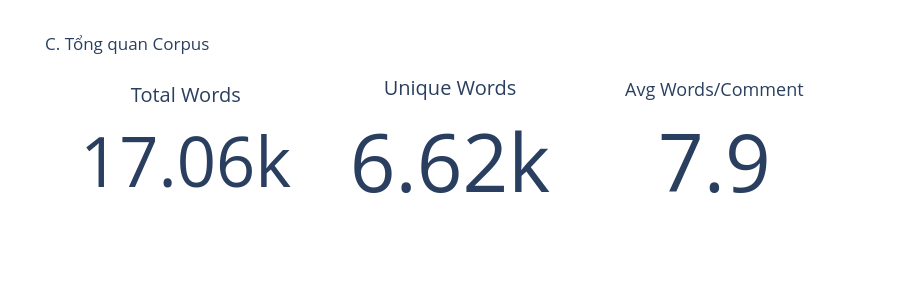

The cell this chart's notebook holds for it:
### Code cell
# C. Word Count Overview
total_words = len(all_words)
unique_words = len(set(all_words))
avg_length = df['cleaned_words'].apply(len).mean()

fig = go.Figure()

fig.add_trace(go.Indicator(
    mode = "number",
    value = total_words,
    title = {"text": "Total Words"},
    domain = {'row': 0, 'column': 0}
))

fig.add_trace(go.Indicator(
    mode = "number",
    value = unique_words,
    title = {"text": "Unique Words"},
    domain = {'row': 0, 'column': 1}
))

fig.add_trace(go.Indicator(
    mode = "number",
    value = avg_length,
    title = {"text": "Avg Words/Comment", "font": {"size": 18}},
    number = {"valueformat": ".1f"},
    domain = {'row': 0, 'column': 2}
))

fig.update_layout(
    grid = {'rows': 1, 'columns': 3, 'pattern': "independent"},
    title="C. Tổng quan Corpus",
    height=300
)
fig.show()

### Figure 1 — Plotly figure (JSON) as saved in the notebook; plotly's stock layout.template omitted (floating-point values rounded to 4 significant figures)
{"data": [{"domain": {"column": 0, "row": 0}, "mode": "number", "title": {"text": "Total Words"}, "type": "indicator", "value": 17057}, {"domain": {"column": 1, "row": 0}, "mode": "number", "title": {"text": "Unique Words"}, "type": "indicator", "value": 6619}, {"domain": {"column": 2, "row": 0}, "mode": "number", "number": {"valueformat": ".1f"}, "title": {"font": {"size": 18}, "text": "Avg Words/Comment"}, "type": "indicator", "value": 7.886}], "layout": {"grid": {"columns": 3, "pattern": "independent", "rows": 1}, "height": 300, "title": {"text": "C. Tổng quan Corpus"}}}
